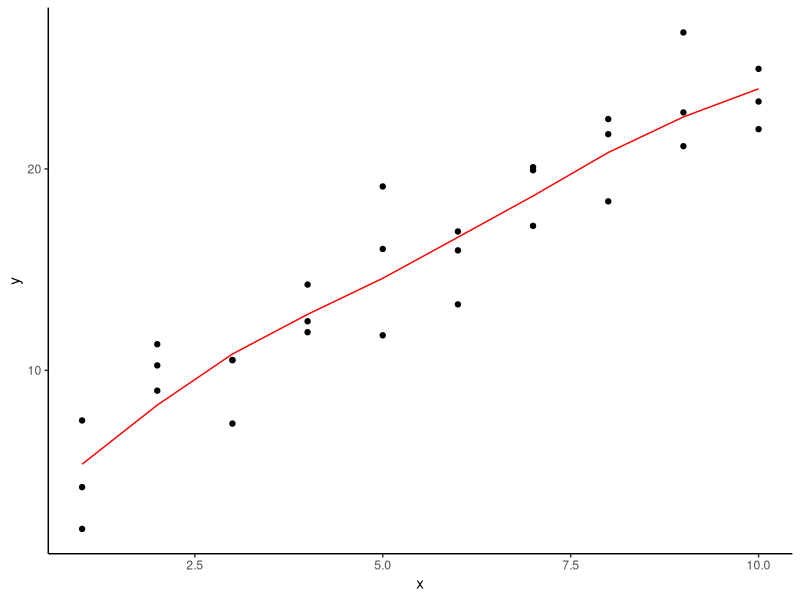
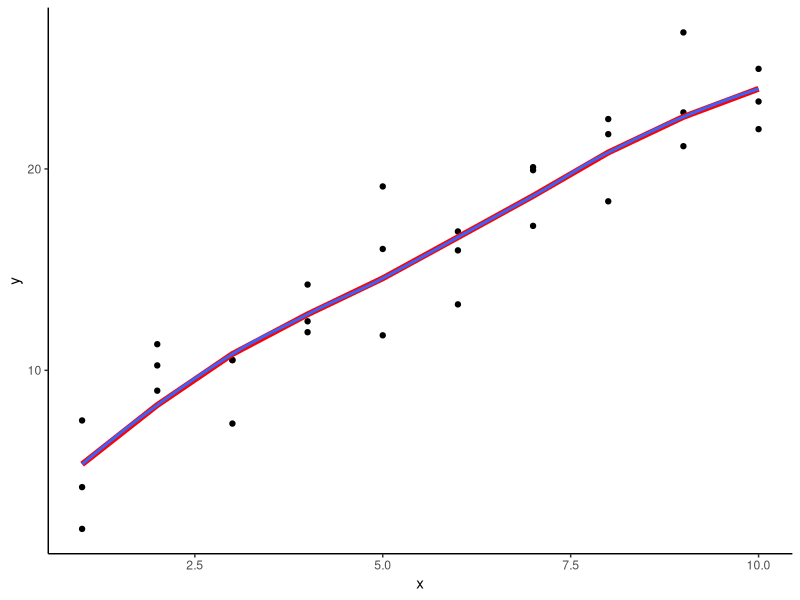
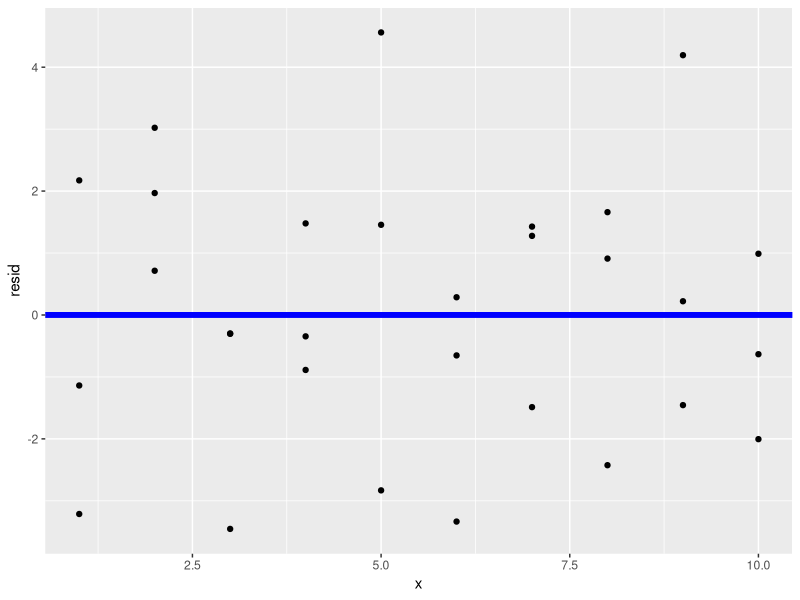

These charts were generated, in order, by the following R code:
# Header ------------------------------------------------------------------
# Assignment name: lab 22 key
# Author name: Morgan Sparks
# Date: 11/25/2022
# Notes:
#1. explain models and reiduals

# File setup --------------------------------------------------------------

# set working directory below

# load libraries below
library(tidyverse); library(modelr)

# Exercise I --------------------------------------------------------------

### Question 1

# load in data and check it out
data(sim1)
sim1

# build model and see structure

sim1_mod <- loess(y~x, data = sim1)
sim1_mod

# build grid using predictions of x and then look at grid

grid <- sim1 %>% 
  data_grid(x) %>% 
  add_predictions(sim1_mod)

grid

# plot data and predictions from model

ggplot(sim1) +
  geom_point(aes(x = x, y =y)) + # raw data
  geom_line(data = grid, aes(x =x ,y = pred), color = "red") + # predictionns from loess model
  theme_classic()


ggplot(sim1) +
  geom_point(aes(x = x, y =y)) + # raw data
  geom_line(data = grid, aes(x =x ,y = pred), color = "red", size = 2) + # predictionns from loess model
  geom_smooth(aes(x = x, y =y), se = FALSE) + # line plots right on top of the model line
  theme_classic()


### Question 2

# add residuals and plot

sim1 <- sim1 %>% add_residuals(sim1_mod)
sim1

ggplot(sim1, aes(x, resid)) + 
  geom_ref_line(h = 0,col = "blue") +
  geom_point() 

# geom_ref_line adds a horizontal line at 0 to assess your residuals, the residuals allow you to assess how well
# your model is preforming, e.g., is it doing well to minimize the differentiaion between your data and prediction.

